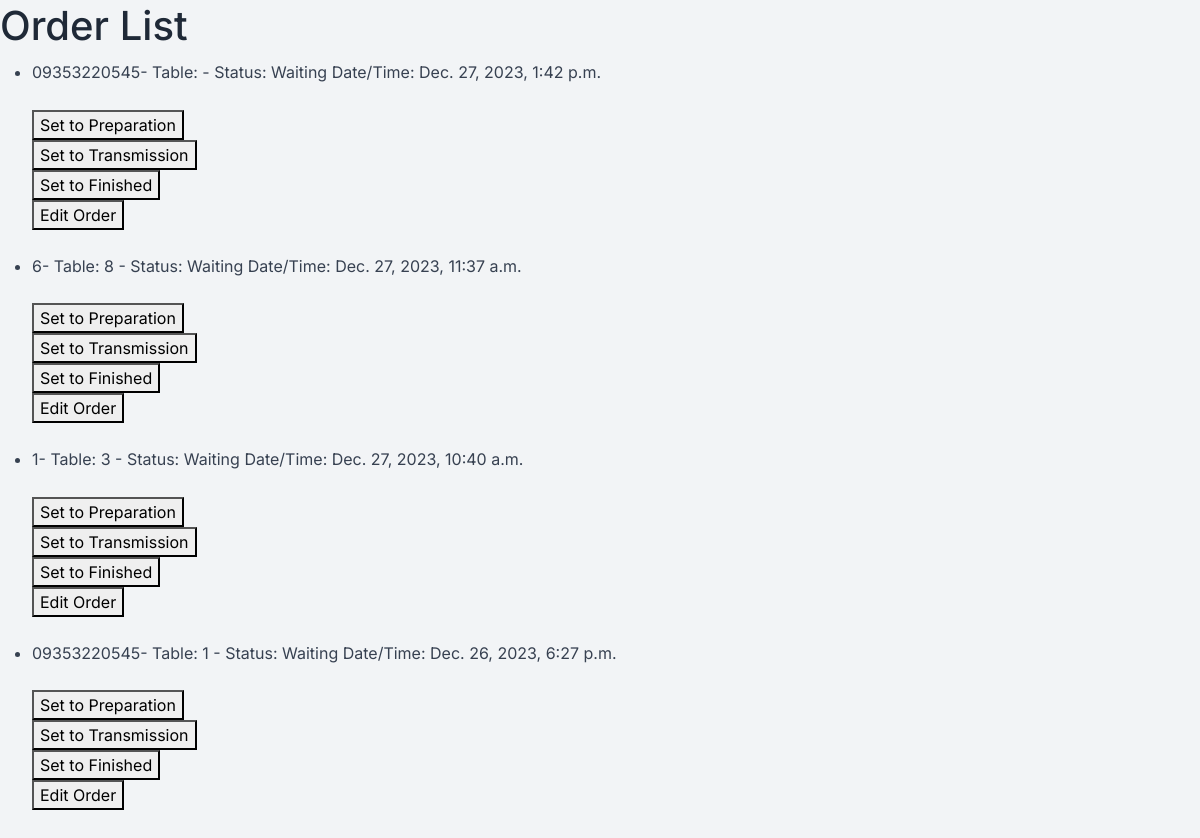
/orders/orders/w, run on an earlier commit of the app's database.
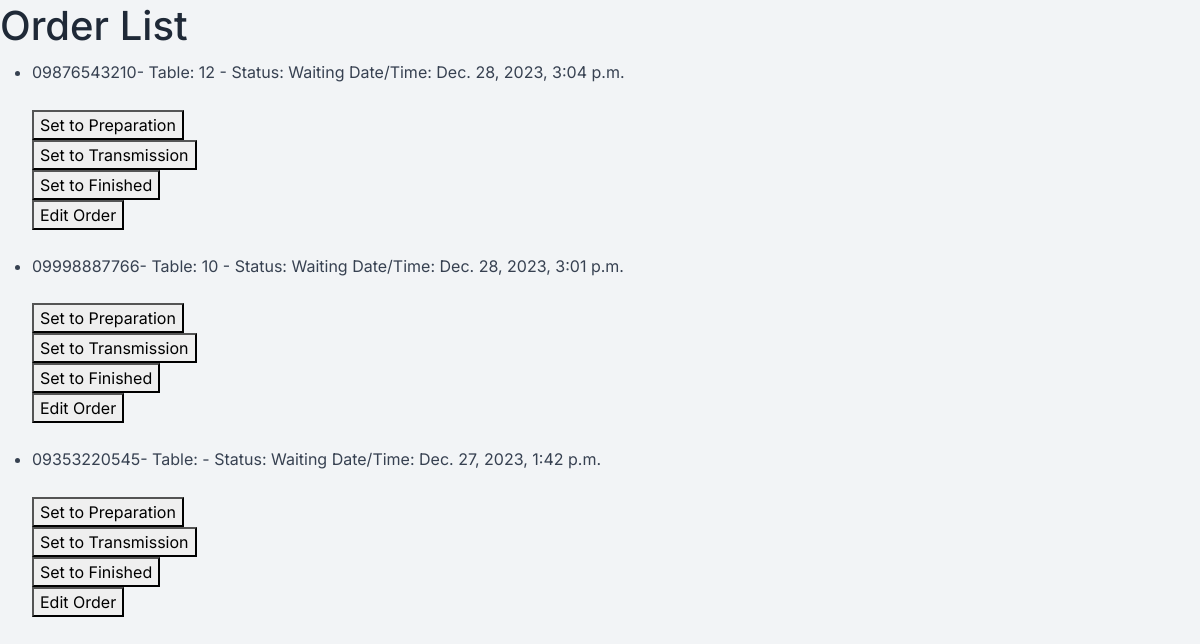
And on a later commit of the database.
### order/models.py (models this page shows, shortened)
class Order(BaseModel):
    status_fields = [("W", "Waiting"),
                     ("C", "Canceled"),
                     ("P", "Preparation"),
                     ("T", "Transmission"),
                     ("F", "Finished")]
    customer_phone = models.CharField(max_length=100, blank=True, null=True)
    id = models.UUIDField(primary_key=True, default=uuid.uuid4)
    status = models.CharField(max_length=1, choices=status_fields, default='W')
    table = models.ForeignKey(Table, on_delete=models.SET_NULL, null=True)
    class Meta:
        ordering = ['-created_at']
        indexes = [
            models.Index(fields=['-created_at']),
        ]

### tables/models.py (models this page shows)
class Table(BaseModel):
    status_fields = [("R", "Reserved"), ("E", "Empty"), ("F", "Full"), ("T", "TakeAway")]
    number = models.PositiveIntegerField()
    status = models.CharField(max_length=1, choices=status_fields, default='E')
    def __str__(self) -> str:
        return f'{self.number}'

### order/views.py (the view)
# urls.py: path('orders/w', views.OrderWaitingListView.as_view(), name='list-order-w'),
class OrderWaitingListView(ListView):
    model = Order
    template_name = 'Order_ListOrder.html'
    context_object_name = 'orders'
    ordering = ['-created_at']
    def get_queryset(self):
        return Order.objects.filter(status='W')

### core/models.py (called while the page is built)
    def get_queryset(self):
        return super().get_queryset().filter(deleted_at__isnull=True)

### templates/Order_ListOrder.html (shortened to what this page needs)
{% extends "base.html" %}
{% block content %}
    <h1>Order List</h1>
    <ul>
        {% for order in orders %}
            <li>{{ order.customer_phone }}- Table: {{ order.table }} - Status: {{ order.get_status_display }} Date/Time: {{ order.created_at }}</li>
            <form method="post" action="{% url 'order:change-status' order.id %}">
                <br>
                {% if not order.status == 'P' %}
                    <button type="submit" name="new_status" value="P">Set to Preparation</button>
                    <br>
                {% endif %}
                {% if not order.status == 'T' %}
                    <button type="submit" name="new_status" value="T">Set to Transmission</button>
                    <br>
                {% endif %}
                {% if not order.status == 'F' %}
                    <button type="submit" name="new_status" value="F">Set to Finished</button>
                    <br>
                {% endif %}
            </form>
            <form action="{% url 'order:update-order' order.pk %}" method="post">
            <button type="submit" name="edit-order" value="Edit Order">Edit Order</button>
            </form>
            <br>
        {% endfor %}
    </ul>
{% endblock %}

What changed in the data, as far as the page shows it:
no longer on this page (row edited): Order: customer_phone "6", table "8", status "Waiting", created_at "Dec. 27, 2023, 11:37 a.m.", shows "Set to Preparation", shows "Set to Transmission", shows "Set to Finished"
no longer on this page (row edited): Order: customer_phone "1", table "3", status "Waiting", created_at "Dec. 27, 2023, 10:40 a.m.", shows "Set to Preparation", shows "Set to Transmission", shows "Set to Finished"
no longer on this page (row edited): Order: customer_phone "09353220545", table "1", status "Waiting", created_at "Dec. 26, 2023, 6:27 p.m.", shows "Set to Preparation", shows "Set to Transmission", shows "Set to Finished"
added Order: customer_phone "09876543210", table "12", status "Waiting", created_at "Dec. 28, 2023, 3:04 p.m.", shows "Set to Preparation", shows "Set to Transmission", shows "Set to Finished"
added Order: customer_phone "09998887766", table "10", status "Waiting", created_at "Dec. 28, 2023, 3:01 p.m.", shows "Set to Preparation", shows "Set to Transmission", shows "Set to Finished"
